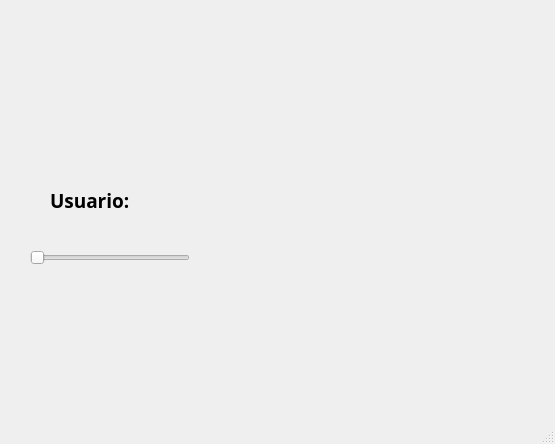
<?xml version="1.0" encoding="UTF-8"?>
<ui version="4.0">
 <class>MainWindow</class>
 <widget class="QMainWindow" name="MainWindow">
  <property name="geometry">
   <rect>
    <x>0</x>
    <y>0</y>
    <width>555</width>
    <height>444</height>
   </rect>
  </property>
  <property name="windowTitle">
   <string>MainWindow</string>
  </property>
  <widget class="QWidget" name="centralwidget">
   <widget class="QLabel" name="label">
    <property name="geometry">
     <rect>
      <x>0</x>
      <y>0</y>
      <width>161</width>
      <height>131</height>
     </rect>
    </property>
    <property name="text">
     <string/>
    </property>
    <property name="pixmap">
     <pixmap resource="../recursos.qrc">:/Logos/Imagenes/logo.png</pixmap>
    </property>
    <property name="scaledContents">
     <bool>true</bool>
    </property>
   </widget>
   <widget class="QLabel" name="label_2">
    <property name="geometry">
     <rect>
      <x>440</x>
      <y>10</y>
      <width>101</width>
      <height>81</height>
     </rect>
    </property>
    <property name="text">
     <string/>
    </property>
    <property name="pixmap">
     <pixmap resource="../recursos.qrc">:/Logos/Imagenes/logo.png</pixmap>
    </property>
    <property name="scaledContents">
     <bool>true</bool>
    </property>
   </widget>
   <widget class="QLabel" name="label_3">
    <property name="geometry">
     <rect>
      <x>440</x>
      <y>320</y>
      <width>111</width>
      <height>81</height>
     </rect>
    </property>
    <property name="text">
     <string/>
    </property>
    <property name="pixmap">
     <pixmap resource="../recursos.qrc">:/Logos/Imagenes/logo.png</pixmap>
    </property>
    <property name="scaledContents">
     <bool>true</bool>
    </property>
   </widget>
   <widget class="QLabel" name="label_4">
    <property name="geometry">
     <rect>
      <x>50</x>
      <y>170</y>
      <width>161</width>
      <height>61</height>
     </rect>
    </property>
    <property name="font">
     <font>
      <family>Agency FB</family>
      <pointsize>14</pointsize>
      <weight>75</weight>
      <bold>true</bold>
     </font>
    </property>
    <property name="text">
     <string>Usuario:</string>
    </property>
   </widget>
   <widget class="QLabel" name="img_persona_4">
    <property name="geometry">
     <rect>
      <x>320</x>
      <y>160</y>
      <width>141</width>
      <height>121</height>
     </rect>
    </property>
    <property name="text">
     <string/>
    </property>
    <property name="pixmap">
     <pixmap resource="../recursos.qrc">:/Logos/Imagenes/logo.png</pixmap>
    </property>
    <property name="scaledContents">
     <bool>true</bool>
    </property>
   </widget>
   <widget class="QSlider" name="horizontalSlider">
    <property name="geometry">
     <rect>
      <x>30</x>
      <y>250</y>
      <width>160</width>
      <height>16</height>
     </rect>
    </property>
    <property name="orientation">
     <enum>Qt::Horizontal</enum>
    </property>
   </widget>
  </widget>
  <widget class="QMenuBar" name="menubar">
   <property name="geometry">
    <rect>
     <x>0</x>
     <y>0</y>
     <width>555</width>
     <height>18</height>
    </rect>
   </property>
  </widget>
  <widget class="QStatusBar" name="statusbar"/>
 </widget>
 <resources>
  <include location="../recursos.qrc"/>
 </resources>
 <connections/>
</ui>
